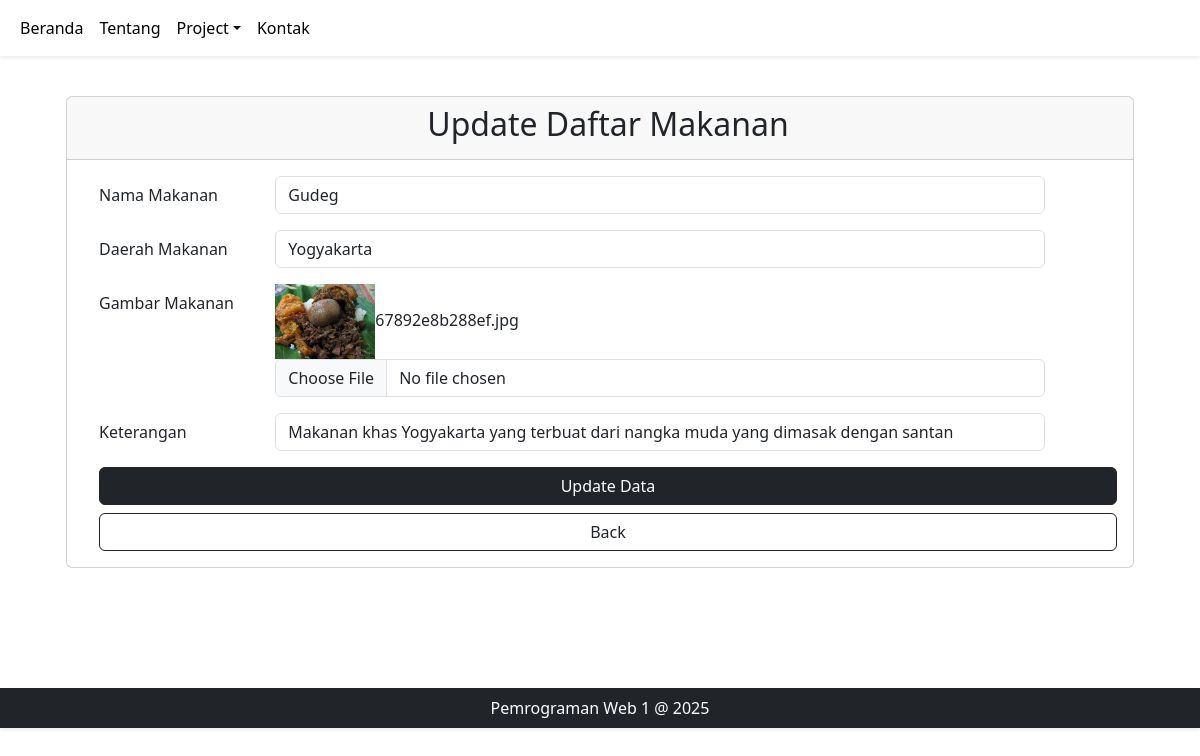
/?page=maEdit&id=1, run on the app's committed database.
### tables this page shows
CREATE TABLE `tbl_makanan` (
  `id_makanan` int(2) NOT NULL,
  `nama_makanan` varchar(100) NOT NULL,
  `daerah_makanan` varchar(100) NOT NULL,
  `foto_makanan` blob NOT NULL,
  `Keterangan` varchar(255) NOT NULL
);

### modul/makanan_Edit.php (the view, shortened to what this page needs)
<?php
require "includes/config.php";
$id = $_GET['id'];
$ambil_data = "SELECT * FROM tbl_makanan WHERE id_makanan = $id";
$sql = mysqli_query($connect, $ambil_data);
$data = mysqli_fetch_assoc($sql);
?>
<section class="edit py-5">
<div class="p-4">
    <div class="d-flex justify-content-center">
        <div class="row-15 w-100">
            <div class="card card-primary card-outline">
                <div class="card-header">
                    <h2 class="text-center text ms-3">Update Daftar Makanan</h2>
                </div>
                <div class="card-body">
                    <form action="" method="post" enctype="multipart/form-data">
                        <div class="mb-3 row">
                            <label class="col-sm-2 col-form-label text ms-3" for="nama_makanan">Nama Makanan</label>
                            <div class="col-sm-9">
                                <input type="text" class="form-control" autocomplete="off" name="nama_makanan" id="nama_makanan" value="<?= $data['nama_makanan']; ?>" required>
                            </div>
                        </div>
                        <div class="mb-3 row">
                            <label class="col-sm-2 col-form-label text ms-3" for="daerah_makanan">Daerah Makanan</label>
                            <div class="col-sm-9">
                                <input type="text" class="form-control" autocomplete="off" name="daerah_makanan" id="daerah_makanan" value="<?= $data['daerah_makanan']; ?>" required>
                            </div>
                        </div>
                        <div class="mb-3 row">
                            <label class="col-sm-2 col-form-label text ms-3" for="foto_makanan">Gambar Makanan</label>
                            <div class="col-sm-9">
                                <img src="images/makanan/<?= $data['foto_makanan']; ?>" width="100"><label><?= $data['foto_makanan']; ?></label>
                                <input class="form-control" type="file" name="foto_makanan" id="foto_makanan">
                            </div>
                        </div>
                        <div class="mb-3 row">
                            <label class="col-sm-2 col-form-label text ms-3" for="Keterangan">Keterangan</label>
                            <div class="col-sm-9">
                                <input type="text" class="form-control" autocomplete="off" name="Keterangan" id="Keterangan" value="<?= $data['Keterangan']; ?>" required>
                            </div>
                        </div>
                        <div class="d-grid gap-2">
                            <button class="btn btn-dark text ms-3" type="submit" name="update">Update Data</button>
                            <a type="button" class="btn btn-outline-dark text ms-3" href="?page=makanan">Back</a>
                        </div>
                    </form>
                </div>
            </div>
        </div>
    </div>
</div>
</section>

### data on the page
tbl_makanan: nama_makanan "Gudeg", daerah_makanan "Yogyakarta", foto_makanan (picture), foto_makanan "67892e8b288ef.jpg", Keterangan "Makanan khas Yogyakarta yang terbuat dari nangka muda yang dimasak dengan santan"
